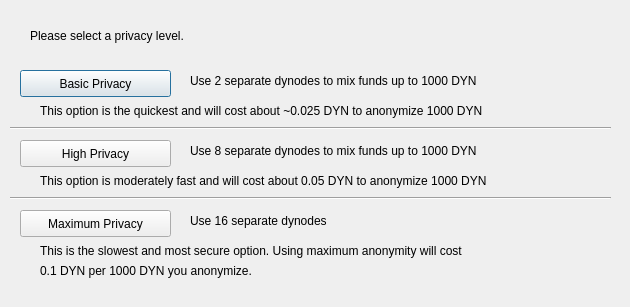
<?xml version="1.0" encoding="UTF-8"?>
<ui version="4.0">
 <class>PrivatesendConfig</class>
 <widget class="QDialog" name="PrivatesendConfig">
  <property name="geometry">
   <rect>
    <x>0</x>
    <y>0</y>
    <width>630</width>
    <height>307</height>
   </rect>
  </property>
  <property name="windowTitle">
   <string>Configure PrivateSend</string>
  </property>
  <widget class="QPushButton" name="buttonBasic">
   <property name="geometry">
    <rect>
     <x>20</x>
     <y>70</y>
     <width>151</width>
     <height>27</height>
    </rect>
   </property>
   <property name="text">
    <string>Basic Privacy</string>
   </property>
  </widget>
  <widget class="QPushButton" name="buttonHigh">
   <property name="geometry">
    <rect>
     <x>20</x>
     <y>140</y>
     <width>151</width>
     <height>27</height>
    </rect>
   </property>
   <property name="text">
    <string>High Privacy</string>
   </property>
  </widget>
  <widget class="QPushButton" name="buttonMax">
   <property name="geometry">
    <rect>
     <x>20</x>
     <y>210</y>
     <width>151</width>
     <height>27</height>
    </rect>
   </property>
   <property name="text">
    <string>Maximum Privacy</string>
   </property>
  </widget>
  <widget class="QLabel" name="label">
   <property name="geometry">
    <rect>
     <x>30</x>
     <y>20</y>
     <width>571</width>
     <height>31</height>
    </rect>
   </property>
   <property name="text">
    <string>Please select a privacy level.</string>
   </property>
  </widget>
  <widget class="QLabel" name="label_2">
   <property name="geometry">
    <rect>
     <x>190</x>
     <y>70</y>
     <width>421</width>
     <height>21</height>
    </rect>
   </property>
   <property name="text">
    <string>Use 2 separate dynodes to mix funds up to 1000 DYN</string>
   </property>
  </widget>
  <widget class="QLabel" name="label_3">
   <property name="geometry">
    <rect>
     <x>190</x>
     <y>140</y>
     <width>411</width>
     <height>21</height>
    </rect>
   </property>
   <property name="text">
    <string>Use 8 separate dynodes to mix funds up to 1000 DYN</string>
   </property>
  </widget>
  <widget class="QLabel" name="label_4">
   <property name="geometry">
    <rect>
     <x>190</x>
     <y>210</y>
     <width>421</width>
     <height>21</height>
    </rect>
   </property>
   <property name="text">
    <string>Use 16 separate dynodes</string>
   </property>
  </widget>
  <widget class="QLabel" name="label_6">
   <property name="geometry">
    <rect>
     <x>40</x>
     <y>100</y>
     <width>561</width>
     <height>21</height>
    </rect>
   </property>
   <property name="text">
    <string>This option is the quickest and will cost about ~0.025 DYN to anonymize 1000 DYN</string>
   </property>
  </widget>
  <widget class="QLabel" name="label_7">
   <property name="geometry">
    <rect>
     <x>40</x>
     <y>170</y>
     <width>561</width>
     <height>21</height>
    </rect>
   </property>
   <property name="text">
    <string>This option is moderately fast and will cost about 0.05 DYN to anonymize 1000 DYN</string>
   </property>
  </widget>
  <widget class="QLabel" name="label_8">
   <property name="geometry">
    <rect>
     <x>40</x>
     <y>240</y>
     <width>561</width>
     <height>21</height>
    </rect>
   </property>
   <property name="text">
    <string>This is the slowest and most secure option. Using maximum anonymity will cost</string>
   </property>
  </widget>
  <widget class="QLabel" name="label_9">
   <property name="geometry">
    <rect>
     <x>40</x>
     <y>260</y>
     <width>561</width>
     <height>21</height>
    </rect>
   </property>
   <property name="text">
    <string>0.1 DYN per 1000 DYN you anonymize.</string>
   </property>
  </widget>
  <widget class="Line" name="line">
   <property name="geometry">
    <rect>
     <x>10</x>
     <y>120</y>
     <width>601</width>
     <height>16</height>
    </rect>
   </property>
   <property name="orientation">
    <enum>Qt::Horizontal</enum>
   </property>
  </widget>
  <widget class="Line" name="line_2">
   <property name="geometry">
    <rect>
     <x>10</x>
     <y>190</y>
     <width>601</width>
     <height>16</height>
    </rect>
   </property>
   <property name="orientation">
    <enum>Qt::Horizontal</enum>
   </property>
  </widget>
 </widget>
 <resources/>
 <connections/>
</ui>
